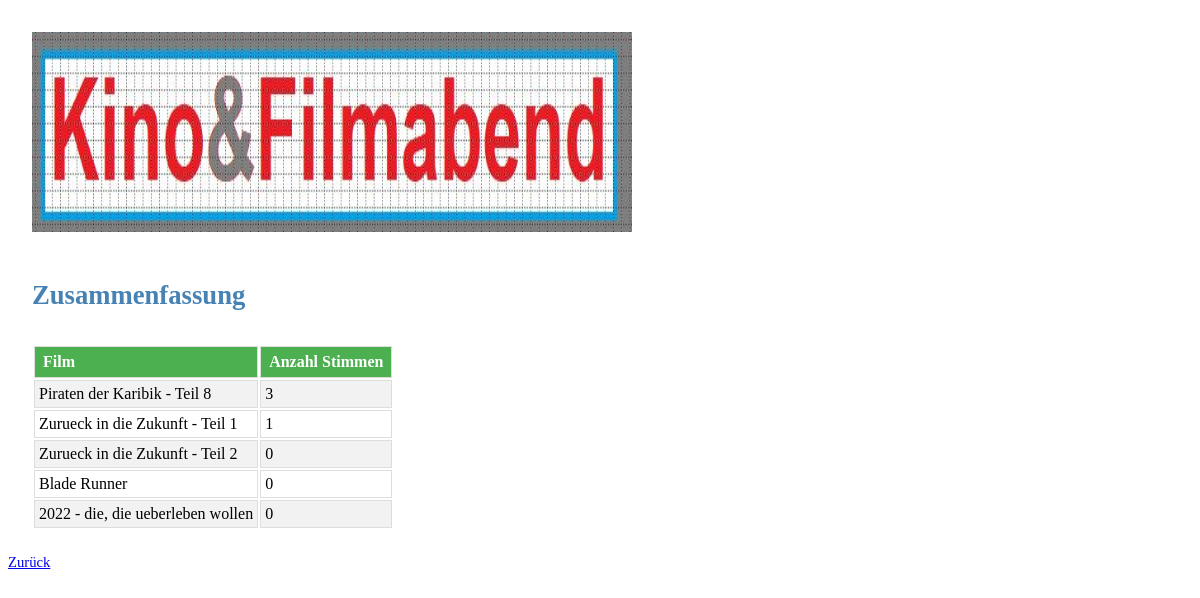
/EA3/summary.html, run on the app's committed database.
### EA3/models.py (models this page shows)
class Movie(models.Model):
    category = models.ForeignKey(MovieCategory, on_delete=models.CASCADE)
    title_text = models.CharField(default='No title yet', max_length=100)
    description_text = models.CharField(default='No description yet', max_length=400)
    actors_text = models.CharField(default='No actors yet', max_length=200)
    posterPath = models.CharField(default='defaultposter.jpg', max_length=256)
    year = models.IntegerField(default=0)
    voteCount = models.IntegerField(default=0)

### EA3/views.py (the view)
# urls.py: path('summary.html', views.getVoteSummary, name='VoteSummary'),
def getVoteSummary(request):
    context = {
        'Movies': Movie.objects.order_by('-voteCount'),
    }
    return render(request, 'summary.html', context)

### EA3/templates/summary.html
{% load static %}
<link rel='stylesheet' type='text/css' href='/static/styles.css' ></link>
<img src='/static/images/kinologo.jpg' width='600' height='200' />
<div class="header1">Zusammenfassung</div>
<table id="summary">
    <tr><th>Film</th><th>Anzahl Stimmen</th></tr>
    {% for movie in Movies %}
    <tr>
        <td>{{ movie.title_text }}</td>
        <td>{{ movie.voteCount }}</td>
    </tr>
    {% endfor %}
</table>
<a href="{% url 'index' %}">Zurück</a>

### EA3/static/styles.css (style rules this page uses)
img { margin: 24px; }
.header1 { font-size: 20pt; font-weight: bolder; width: 600px; height: 40px; margin: 24px; color:steelblue; }
table { margin: 24px; }
#summary tr:nth-child(even) { background-color: #f2f2f2; }
#summary td, th { border: 1px solid #ddd; padding: 4px; }
#summary th { padding-top: 6px; padding-bottom: 6px; text-align: left; background-color: #4CAF50; color: white; }
#movie td, th { border: 1px solid #ddd; padding: 8px; }

### data on the page
Movie: title_text "Piraten der Karibik - Teil 8", voteCount "3"
Movie: title_text "Zurueck in die Zukunft - Teil 1", voteCount "1"
Movie: title_text "Zurueck in die Zukunft - Teil 2", voteCount "0"
Movie: title_text "Blade Runner", voteCount "0"
Movie: title_text "2022 - die, die ueberleben wollen", voteCount "0"
